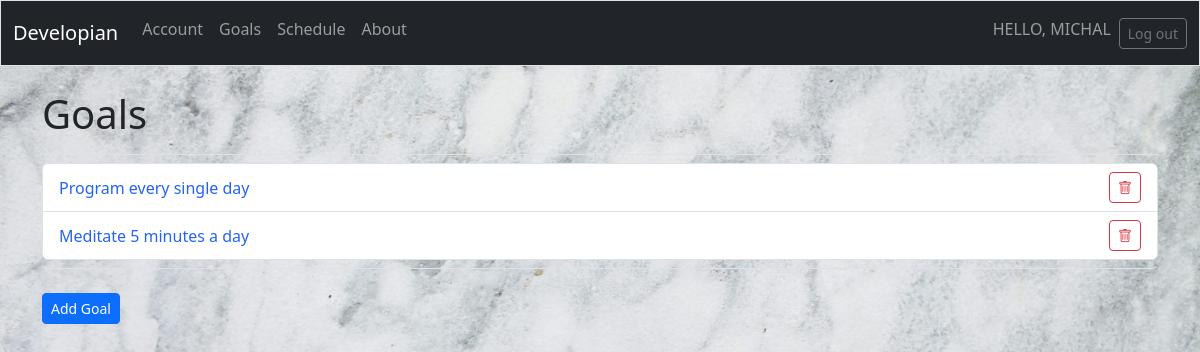
The app's page /goals/ (signed in) with its own data.
### accounts/models.py (models this page shows, shortened)
class Registration(AbstractBaseUser):
    email = models.EmailField(unique=True)
    username = models.CharField(max_length=25, unique=True)
    is_verified = models.BooleanField(default=False)
    is_active = models.BooleanField(default=True)
    is_admin = models.BooleanField(default=False)
    is_superuser = models.BooleanField(default=False)
    is_staff = models.BooleanField(default=False)
    token = models.CharField(max_length=100, blank=True, null=True)
    objects = UserManager()
    USERNAME_FIELD = 'email'
    REQUIRED_FIELDS = ['username']

### developian/models.py (models this page shows, shortened)
class Goal(models.Model):
    text = models.CharField(max_length=200)
    date_added = models.DateTimeField(auto_now_add=True)
    owner = models.ForeignKey(settings.AUTH_USER_MODEL, on_delete=models.CASCADE)

### developian/views.py (the view)
# urls.py: path('goals/', views.goals, name='goals'),
@login_required
def goals(request):
    goals = Goal.objects.filter(owner=request.user).order_by('date_added')
    context = {'goals': goals}
    return render(request, 'developian/goals.html', context)

### developian/templates/developian/goals.html
{% extends 'developian/base.html' %}
{% load django_bootstrap5 %}
{% block page_header %}
  <h1>Goals</h1>
{% endblock page_header %}
{% block content %}
  <ul class="list-group border-bottom pb-2 mb-4">
    {% for goal in goals %}
      <li class="list-group-item border-o d-flex justify-content-between align-items-center">
        <a href="{% url 'developian:goal' goal.id %}" id="goal">{{ goal.text }}</a>
        <a href="{% url 'developian:delete_goal' goal.id %}"
        class="btn btn-outline-danger btn-sm"><i class="bi bi-trash"></i></a>
      </li>
    {% empty %}
      <li class="list-group-item border-o">No goals have been added yet!</li>
    {% endfor %}
  </ul>
  <a class="btn btn-primary btn-sm"
  href="{% url 'developian:new_goal' %}">Add Goal</a>
{% endblock content %}

### developian/templates/developian/base.html (shortened to what this page needs)
<!doctype html>
<html lang="en">
  <head>
    {% load static %}
    <link rel="stylesheet" href="{% static 'developian/styles.css' %}">
    <link rel="stylesheet" href="https://cdn.jsdelivr.net/npm/bootstrap-icons@1.10.5/font/bootstrap-icons.css">
    {% load django_bootstrap5 %}
    {% bootstrap_css %}
  </head>
  <body class="bg">
    <nav class="navbar navbar-expand-md navbar-dark bg-dark mb-4 border">
      <div class="container-fluid">
        <a class="navbar-brand" href="{% url 'developian:index' %}">
          Developian
        </a>
        <div class="collapse navbar-collapse" id="navbarCollapse">
          <ul class="navbar-nav me-auto mb-2 mb-md-O">
            <li class="nav-item">
              <a class="nav-link" href="{% url 'accounts:info' %}">
                Account
              </a>
            </li>
            <li class="nav-item">
              <a class="nav-link" href="{% url 'developian:goals' %}">
                Goals
              </a>
            </li>
            <li class="nav-item">
              <a class="nav-link" href="{% url 'developian:schedule' %}">
                Schedule
              </a>
            </li>
            <li class="nav-item">
              <a class="nav-link" href="{% url 'developian:about' %}">
                About
              </a>
            </li>
          </ul>
          <ul class="navbar-nav ms-auto mb-2 mb-md-o">
            {% if user.is_authenticated %}
              <li class="nav-item">
                <span class="navbar-text me-2">HELLO, {{ user.username.upper }}</span>
              </li>
            {% endif %}
          </ul>
          {% if user.is_authenticated %}
            <form action="{% url 'accounts:logout' %}" method="post">
              <button name="submit" class="btn btn-outline-secondary btn-sm">
                Log out
              </button>
            </form>
          {% endif %}
        </div>
      </div>
    </nav>
    <main class="container">
      <div class="pb-2 mb-2 border-bottom">
        {% block page_header %}{% endblock page_header %}
      </div>
      <div>
        {% block content %}{% endblock content %}
      </div>
    </main>
  </body>
</html>

### developian/static/developian/styles.css (style rules this page uses)
#goal { text-decoration: none; color: rgb(37, 99, 246); }
html, body { height: 100%; margin: 0; }
.bg { background-image: url("/static/developian/marble_wallpaper.jpeg"); background-repeat: repeat; background-size: cover; background-position: center; background-attachment: scroll; height: 100vh; }

### records on screen
Registration: username "MICHAL"
Goal: text "Program every single day"
Goal: text "Meditate 5 minutes a day"
